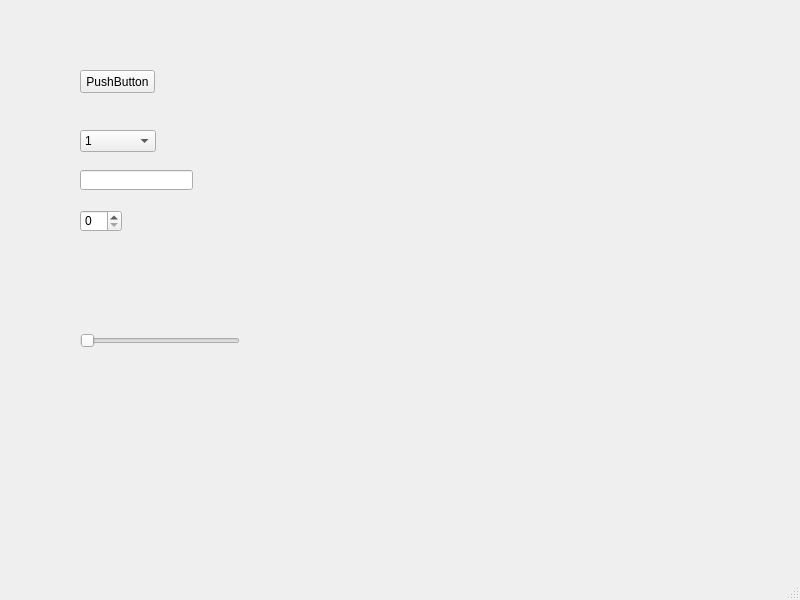
<?xml version="1.0" encoding="UTF-8"?>
<ui version="4.0">
 <class>MainWindow</class>
 <widget class="QMainWindow" name="MainWindow">
  <property name="geometry">
   <rect>
    <x>0</x>
    <y>0</y>
    <width>800</width>
    <height>600</height>
   </rect>
  </property>
  <property name="windowTitle">
   <string>MainWindow</string>
  </property>
  <widget class="QWidget" name="centralwidget">
   <widget class="QPushButton" name="pushButton">
    <property name="geometry">
     <rect>
      <x>80</x>
      <y>70</y>
      <width>75</width>
      <height>23</height>
     </rect>
    </property>
    <property name="text">
     <string>PushButton</string>
    </property>
   </widget>
   <widget class="QSlider" name="horizontalSlider">
    <property name="geometry">
     <rect>
      <x>80</x>
      <y>330</y>
      <width>160</width>
      <height>22</height>
     </rect>
    </property>
    <property name="orientation">
     <enum>Qt::Horizontal</enum>
    </property>
   </widget>
   <widget class="QComboBox" name="comboBox">
    <property name="geometry">
     <rect>
      <x>80</x>
      <y>130</y>
      <width>76</width>
      <height>22</height>
     </rect>
    </property>
    <item>
     <property name="text">
      <string>1</string>
     </property>
    </item>
    <item>
     <property name="text">
      <string>2</string>
     </property>
    </item>
    <item>
     <property name="text">
      <string>3</string>
     </property>
    </item>
   </widget>
   <widget class="QLineEdit" name="lineEdit">
    <property name="geometry">
     <rect>
      <x>80</x>
      <y>170</y>
      <width>113</width>
      <height>20</height>
     </rect>
    </property>
   </widget>
   <widget class="QSpinBox" name="spinBox">
    <property name="geometry">
     <rect>
      <x>80</x>
      <y>210</y>
      <width>42</width>
      <height>22</height>
     </rect>
    </property>
   </widget>
  </widget>
  <widget class="QMenuBar" name="menubar">
   <property name="geometry">
    <rect>
     <x>0</x>
     <y>0</y>
     <width>800</width>
     <height>21</height>
    </rect>
   </property>
  </widget>
  <widget class="QStatusBar" name="statusbar"/>
 </widget>
 <resources/>
 <connections/>
</ui>
